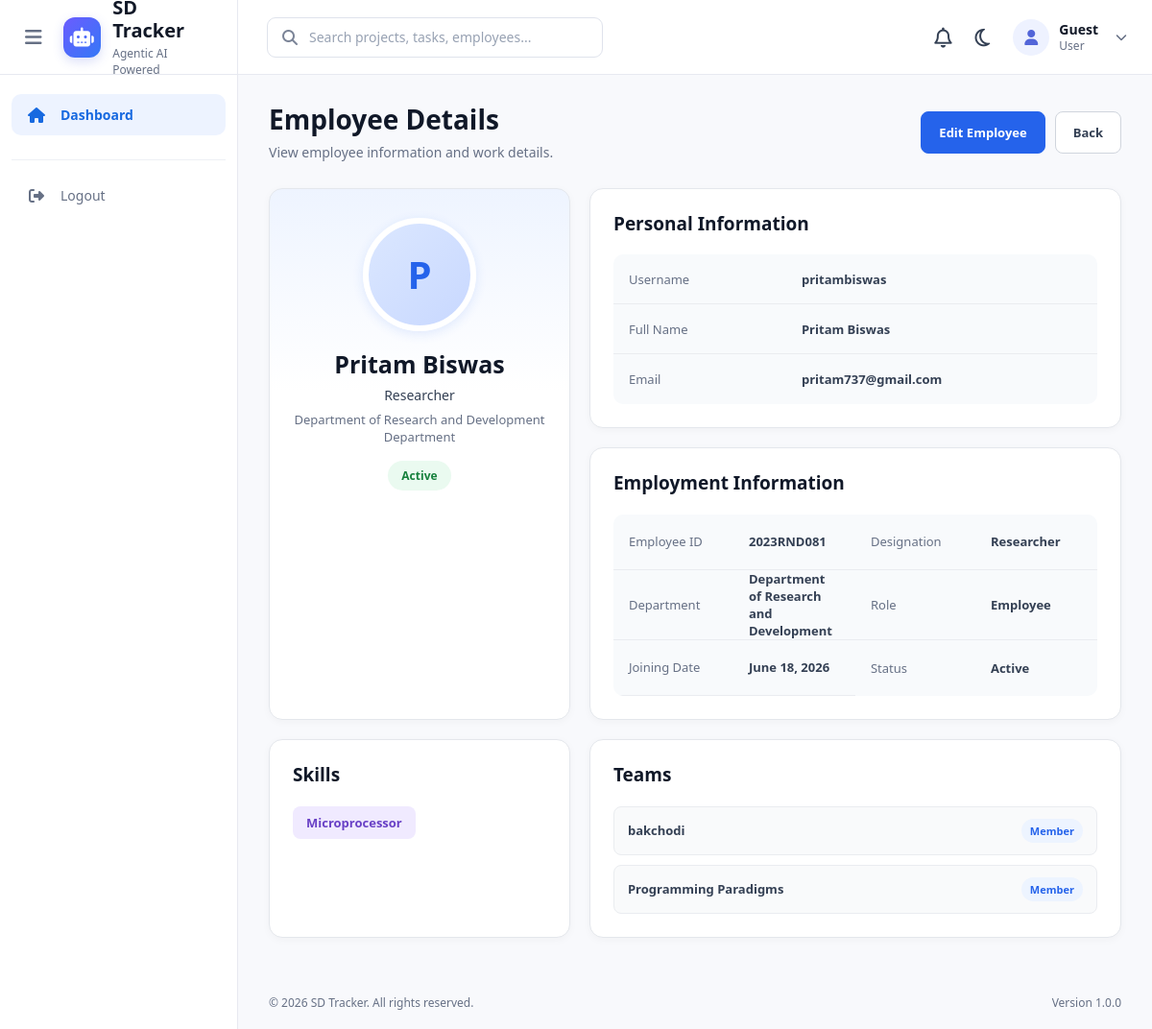
Page /employees/3/ on the committed database.
### employees/models.py (models this page shows, shortened)
class Employee(models.Model):
    STATUS_CHOICES = (
        ("active", "Active"),
        ("on_leave", "On Leave"),
        ("inactive", "Inactive"),
    )
    user = models.OneToOneField(
        User,
        on_delete=models.CASCADE,
        related_name="employee"
    )
    employee_id = models.CharField(
        max_length=20,
        unique=True
    )
    designation = models.CharField(
        max_length=100
    )
    department = models.CharField(
        max_length=100
    )
    skills = models.TextField(
        blank=True
    )
    joining_date = models.DateField()
    status = models.CharField(
        max_length=20,
        choices=STATUS_CHOICES,
        default="active"
    )

class Team(models.Model):
    name = models.CharField(
        max_length=100
    )
    manager = models.ForeignKey(
        Employee,
        on_delete=models.SET_NULL,
        null=True,
        blank=True,
        related_name="managed_teams"
    )
    members = models.ManyToManyField(
        Employee,
        related_name="teams",
        blank=True
    )

### accounts/models.py (models this page shows, shortened)
class Profile(models.Model):
    ROLE_CHOICES = (
        ("admin", "Admin"),
        ("manager", "Project Manager"),
        ("employee", "Employee"),
    )
    user = models.OneToOneField(
        User,
        on_delete=models.CASCADE,
        related_name="profile"
    )
    role = models.CharField(
        max_length=20,
        choices=ROLE_CHOICES,
        default="employee"
    )
    image = models.ImageField(
        upload_to="profiles/",
        blank=True,
        null=True
    )

### employees/views.py (the view)
# urls.py: path("<int:pk>/",views.employee_detail,name="employee_detail"),
def employee_detail(request, pk):
    employee = get_object_or_404(
        Employee,
        pk=pk
    )
    return render(
        request,
        "employees/employee_detail.html",
        {
            "employee": employee
        }
    )

### employees/templates/employees/employee_detail.html (shortened to what this page needs)
{% extends "base.html" %}
{% load static %}
{% block extra_css %}
<link rel="stylesheet"
      href="{% static 'css/employees/employee_detail.css' %}">
{% endblock %}
{% block content %}
<div class="employee-detail-page">
    <div class="page-header">
        <div>
            <h1>Employee Details</h1>
            <p>View employee information and work details.</p>
        </div>
        <div class="header-actions">
            <a href="{% url 'employee_update' employee.pk %}"
            class="btn btn-primary">
                Edit Employee
            </a>
            <a href="{% url 'employee_list' %}"
            class="btn btn-secondary">
                Back
            </a>
        </div>
    </div>
    <div class="detail-grid">
        <div class="detail-card employee-profile">
            <div class="profile-avatar">
                {{ employee.user.username|slice:":1"|upper }}
            </div>
            <h2>
                {{ employee.user.get_full_name }}
            </h2>
            <p class="designation">
                {{ employee.designation }}
            </p>
            <p class="department">
                {{ employee.department }} Department
            </p>
            <div class="status-badge status-{{ employee.status }}">
                {{ employee.get_status_display }}
            </div>
        </div>
        <div class="detail-card">
            <h2>Personal Information</h2>
            <div class="info-list">
                <div class="info-item">
                    <span>Username</span>
                    <strong>{{ employee.user.username }}</strong>
                </div>
                <div class="info-item">
                    <span>Full Name</span>
                    <strong>
                        {{ employee.user.get_full_name }}
                    </strong>
                </div>
                <div class="info-item">
                    <span>Email</span>
                    <strong>
                        {{ employee.user.email }}
                    </strong>
                </div>
            </div>
        </div>
        <div class="detail-card">
            <h2>Employment Information</h2>
            <div class="info-list">
                <div class="info-item">
                    <span>Employee ID</span>
                    <strong>
                        {{ employee.employee_id }}
                    </strong>
                </div>
                <div class="info-item">
                    <span>Designation</span>
                    <strong>
                        {{ employee.designation }}
                    </strong>
                </div>
                <div class="info-item">
                    <span>Department</span>
                    <strong>
                        {{ employee.department }}
                    </strong>
                </div>
                <div class="info-item">
                    <span>Role</span>
                    <strong>
                        {{ employee.user.profile.get_role_display }}
                    </strong>
                </div>
                <div class="info-item">
                    <span>Joining Date</span>
                    <strong>
                        {{ employee.joining_date }}
                    </strong>
                </div>
                <div class="info-item">
                    <span>Status</span>
                    <strong>
                        {{ employee.get_status_display }}
                    </strong>
                </div>
            </div>
        </div>
        <div class="detail-card full-width">
            <h2>Skills</h2>
            {% if employee.skills %}
                <p>
                    {{ employee.skills }}
                </p>
            {% else %}
                <p class="empty-text">
                    No skills added yet.
                </p>
            {% endif %}
        </div>
        <div class="detail-card full-width">
            <h2>Teams</h2>
            {% if employee.teams.all %}
                <div class="team-list">
                    {% for team in employee.teams.all %}
                        <div class="team-item">
                            <strong>
                                {{ team.name }}
                            </strong>
                            {% if team.manager == employee %}
                                <span class="role-badge">
                                    Team Manager
                                </span>
                            {% else %}
                                <span class="role-badge employee">
                                    Member
                                </span>
                            {% endif %}
                        </div>
                    {% endfor %}
                </div>
            {% else %}
                <p class="empty-text">
                    This employee is not assigned to any team.
                </p>
            {% endif %}
        </div>
    </div>
</div>
{% endblock %}

### static/css/style.css (style rules this page uses)
* { margin: 0; padding: 0; box-sizing: border-box; }
html { scroll-behavior: smooth; }
body { font-family: "Segoe UI", Arial, sans-serif; background: #f7f8fc; color: #172033; min-height: 100vh; }
a { text-decoration: none; color: inherit; }
.page-header { display: flex; align-items: center; justify-content: space-between; margin-bottom: 25px; }
.page-header h1 { font-size: 25px; color: #101828; }
.page-header p { margin-top: 5px; font-size: 13px; color: #667085; }
.btn { border: none; border-radius: 7px; padding: 10px 17px; font-size: 13px; font-weight: 600; display: inline-flex; align-items: center; gap: 7px; }
.btn-primary { background: #2563eb; color: white; }
.btn-secondary { background: white; border: 1px solid #dfe3ec; color: #344054; }

### rows in the picture
Employee: user.username "P", user.get_full_name "Pritam Biswas", designation "Researcher", department "Department of Research and Development", status "Active", user.username "pritambiswas", user.email "pritam737@gmail.com", employee_id "2023RND081", user.profile.role "Employee", joining_date "June 18, 2026", skills "Microprocessor"
Team: name "bakchodi", shows "Member"
Team: name "Programming Paradigms", shows "Member"
